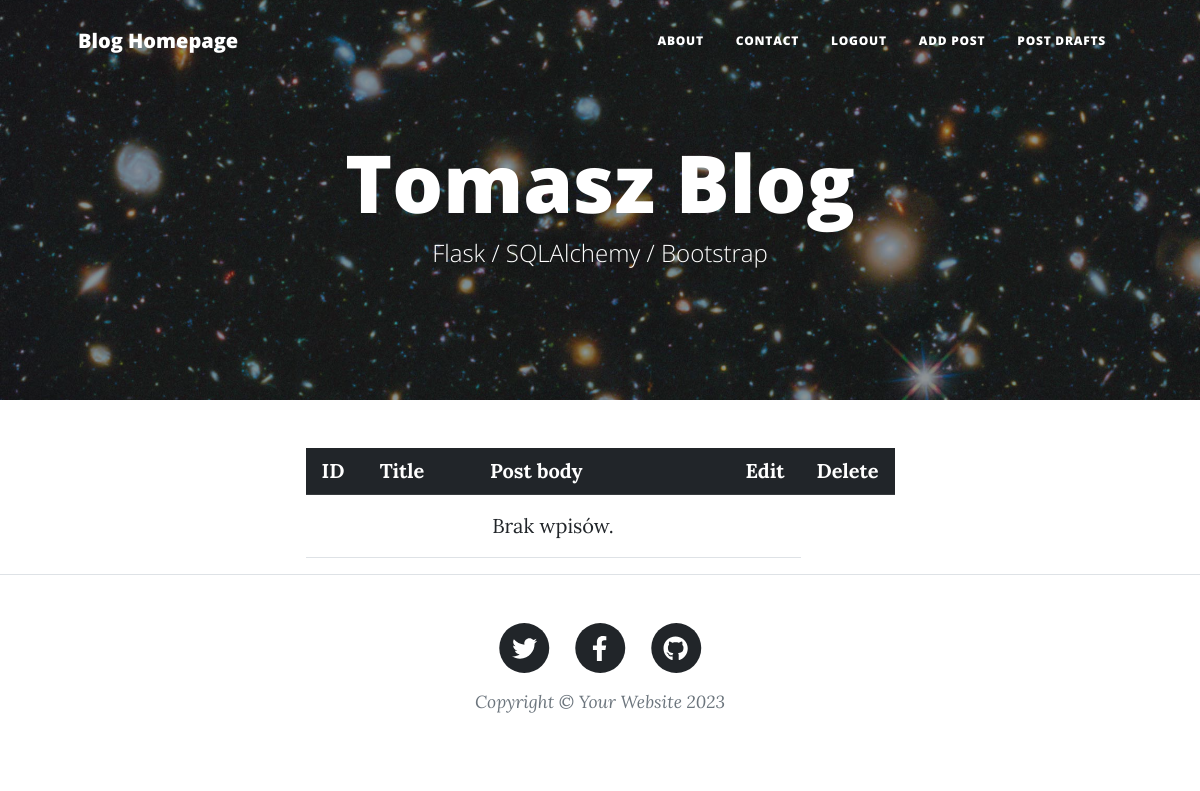
Page /posts_not_published (signed in) on the earlier database version.
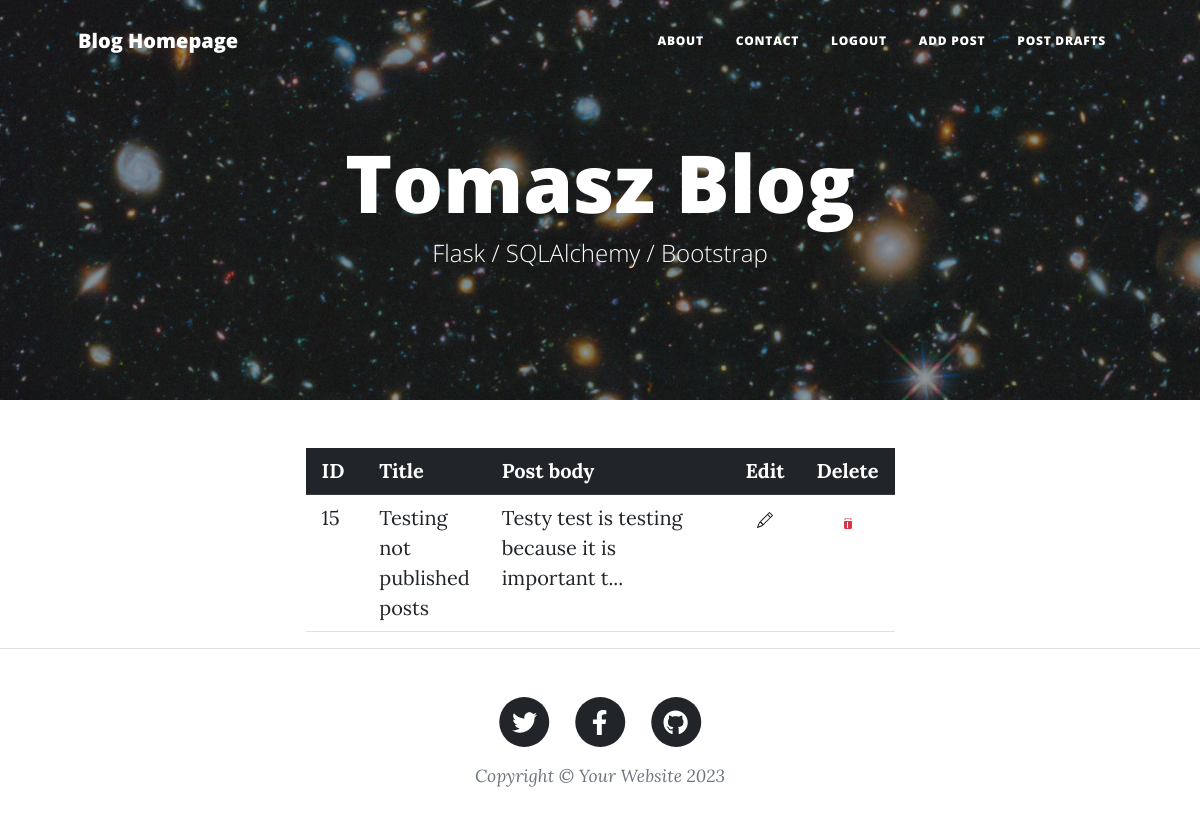
Same page on the later database version.
### blog/models.py (models this page shows)
class Entry(db.Model):
   id = db.Column(db.Integer, primary_key=True)
   title = db.Column(db.String(80), nullable=False)
   body = db.Column(db.Text, nullable=False)
   pub_date = db.Column(db.DateTime, nullable=False,
       default=datetime.datetime.utcnow)
   is_published = db.Column(db.Boolean, default=False)

### blog/routes.py (the view)
@app.route('/posts_not_published', methods=['GET', 'POST'])
@login_required
def drafts():
    all_posts = Entry.query.filter_by(is_published=False).order_by(Entry.pub_date.desc())
    return render_template("draft_list.html", all_posts=all_posts)

### blog/routes.py (called while the page is built)
def login_required(view_func):
   @functools.wraps(view_func)
   def check_permissions(*args, **kwargs):
       if session.get('logged_in'):
           return view_func(*args, **kwargs)
       return redirect(url_for('login', next=request.path))
   return check_permissions

### blog/templates/draft_list.html (shortened to what this page needs)
{% extends "index.html" %}
{% block content %}
<div class="container px-4 px-lg-5">
    <div class="row gx-4 gx-lg-5 justify-content-center">
        <div class="col-md-10 col-lg-8 col-xl-7">
            <table class="table">
                <thead class="table-dark">
                    <tr>
                        <th style="width: 10%;" class="px-3 py-2">ID</th>
                        <th style="width: 20%;" class="px-3 py-2">Title</th>
                        <th style="width: 50%;" class="px-3 py-2">Post body</th>
                        <th style="width: 10%;" class="px-3 py-2 text-center">Edit</th>
                        <th style="width: 10%;" class="px-3 py-2 text-center">Delete</th>
                    </tr>
                </thead>
                <tbody>
                {% for post in all_posts %}
                    <tr>
                        <td class="px-3 py-2">{{ post.id }}</td>
                        <td class="px-3 py-2">{{ post.title }}</td>
                        <td class="px-3 py-2">{{ post.body | truncate(50, True) }}</td>
                        <td class="px-3 py-2 text-center">
                            <a href="{{ url_for('handle_post', entry_id=post.id) }}" class="text-decoration-none">
                            </a>
                        </td>
                        <td class="px-3 py-2 text-center">
                            <form action="{{ url_for('delete_post', entry_id=post.id) }}" method="POST" class="d-inline">
                                <button type="submit" class="btn btn-link text-danger p-0 border-0">
                                </button>
                            </form>
                        </td>
                    </tr>
                {% else %}
                    <tr>
                        <td colspan="4" class="text-center py-3">Brak wpisów.</td>
                    </tr>
                {% endfor %}
                </tbody>
            </table>
        </div>
    </div>
</div>
{% endblock %}

Differences in the rows shown:
added Entry: id "15", title "Testing not published posts", body "Testy test is testing because it is important t..."
Other differences:
text no longer shown: "Brak wpisów."
